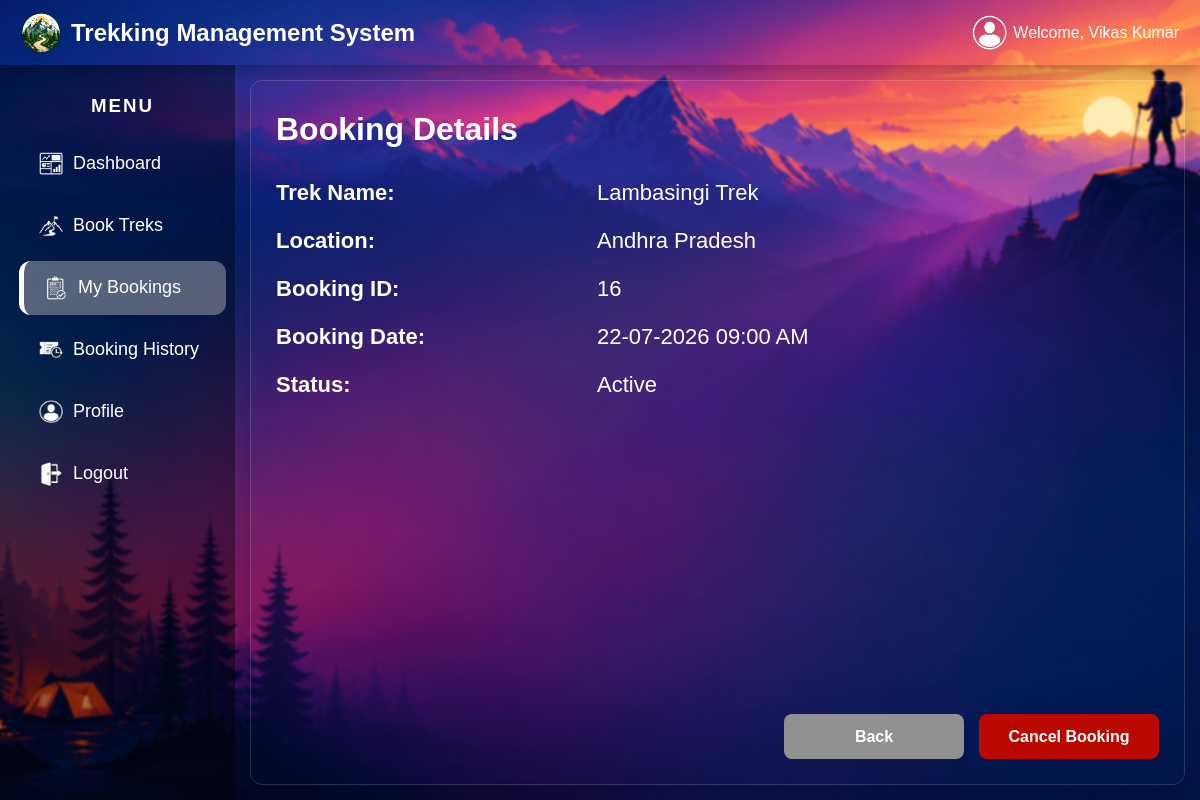
Page /user_booking_details/16 (signed in) on the committed database.
### tables this page shows
CREATE TABLE treks(
        id INTEGER PRIMARY KEY AUTOINCREMENT,
        trek_name TEXT NOT NULL,
        location TEXT NOT NULL,
        difficulty TEXT NOT NULL,
        duration INTEGER NOT NULL,
        start_date TEXT NOT NULL,
        end_date TEXT NOT NULL,
        total_slots INTEGER NOT NULL,
        available_slots INTEGER NOT NULL,
        status TEXT DEFAULT 'Open',
        description TEXT,
        image TEXT,
        staff_id INTEGER,
        trek_state TEXT DEFAULT 'Not Started',
        FOREIGN KEY(staff_id) REFERENCES users(id));

CREATE TABLE bookings(
        id INTEGER PRIMARY KEY AUTOINCREMENT,
        user_id INTEGER NOT NULL,
        trek_id INTEGER NOT NULL,
        date TEXT NOT NULL,
        status TEXT NOT NULL,
        booking_state TEXT NOT NULL DEFAULT 'Active',
        booking_state_date TEXT,

        FOREIGN KEY(user_id) REFERENCES users(id),
        FOREIGN KEY(trek_id) REFERENCES treks(id));

### app.py (the view, shortened to what this page needs)
@app.route("/user_booking_details/<int:booking_id>", methods=["GET", "POST"])
def user_booking_details(booking_id):
    if "user_id" not in session:
        return redirect("/")
    user_id = session["user_id"]
    user_name = session["user_name"]
    conn = sqlite3.connect("trek.db")
    cursor = conn.cursor()
    cursor.execute(
        """SELECT  treks.trek_name, treks.location, bookings.id, bookings.date, bookings.booking_state, bookings.booking_state_date
        FROM bookings JOIN treks ON bookings.trek_id = treks.id
        WHERE bookings.id=? AND bookings.user_id=?""", (booking_id, user_id)
    )
    booking = cursor.fetchone()
    conn.close()
    if not booking:
        return message(
            "⚠️ Booking Not Found","The requested booking does not exist or does not belong to you.","/user_my_bookings")
    return render_template("user_booking_details.html", user_id=user_id,
                           user_name=user_name, booking=booking, page="bookings")

### app.py (called while the page is built)
@app.template_filter("format_date")
def format_date(value):
    if not value:
        return '-'
    if " " in value:
        date = datetime.strptime(value, "%Y-%m-%d %H:%M:%S")
    else:
        date = datetime.strptime(value, "%Y-%m-%d")
    return date.strftime("%d-%m-%Y")

@app.template_filter("format_time")
def format_datetime(value):
    if not value:
        return ''
    return datetime.strptime(value, "%Y-%m-%d %H:%M:%S").strftime("%I:%M %p")

### templates/user_booking_details.html (shortened to what this page needs)
{% extends "base_user.html" %}
{% block content %}
    <div class="glass-card">
        <form method="POST" class="glass-card-form">
            <h1>Booking Details</h1>
            <div class="trek-info">
                <div class="trek-box-1">
                    <p><strong>Trek Name:</strong></p>
                    <p><strong>Location:</strong></p>
                    <p><strong>Booking ID:</strong></p>
                    <p><strong>Booking Date:</strong></p>
                    <p><strong>Status:</strong></p>
                </div>
                <div class="trek-box-2">
                    <p>{{booking[0]}}</p>
                    <p>{{booking[1]}}</p>
                    <p>{{booking[2]}}</p>
                    <p>{{booking[3] | format_date}} {{booking[3] | format_time}}</p>
                    <p>{{booking[4]}}</p>
                </div>
            </div>
            <div class="button-group">
                <a href="/user_my_bookings" class="back-btn">
                    Back
                </a>
                <button type="submit" class="cancel-btn">Cancel Booking</button>
            </div>
        </form>
    </div>
{% endblock %}

### static/css/user_dash_style.css (style rules this page uses)
* { box-sizing: border-box ; color: white; font-family: Arial, Helvetica, sans-serif; }
body { margin:0; padding:0; background-image:url("/static/images/background1.png"); background-size:cover; background-position:center; background-repeat:no-repeat; background-attachment:fixed; }
.content h1 { margin: 5px 0; color: white; }
.glass-card { height: calc(100vh - 95px); width: 100%; display: flex; flex-direction: column; background: transparent; border-radius:12px; padding:25px; border:1px solid rgba(255,255,255,.15); box-shadow:0 10px 30px rgba(0,0,0,.25); overflow-y: auto; }
.glass-card-form { display: flex; flex-direction: column; flex: 1; }
.trek-info { display:flex; gap:40px; align-items:flex-start; margin-top:5px; }
.trek-box-1 { flex:1; font-size: 22px; }
.trek-box-2 { flex:2; font-size: 22px; }
.trek-box-2 p { font-size:22px; color:white; margin:22px 0; }
.button-group { display:flex; justify-content:flex-end; gap:15px; margin-top:auto; }
.save-btn, .back-btn, .edit-btn, .cancel-btn { width: 180px; height: 45px; display: flex; justify-content: center; align-items: center; border-radius: 8px; text-decoration: none; font-size: 16px; font-weight: bold; cursor: pointer; transition:0.3s ease; }
.back-btn { color: white; background: #919191; }
.cancel-btn { background: #b90900; color: white; border: none; }

### rows in the picture
treks: trek_name "Lambasingi Trek", location "Andhra Pradesh"
bookings: id "16", date "22-07-2026", date "09:00 AM", booking_state "Active"

### other values in the picture
{{ user_name }} "Vikas Kumar"
